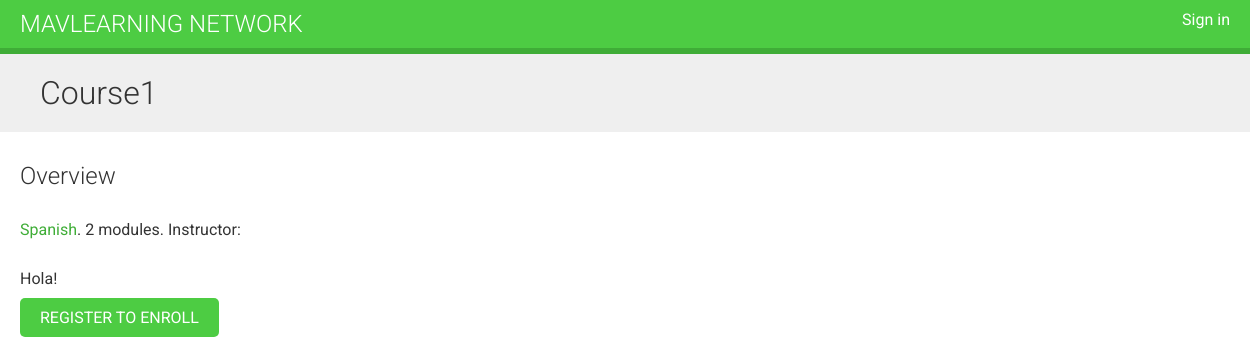
Page /course/course1/ on the committed database.
### courses/models.py (models this page shows, shortened)
class Course(models.Model):
    owner = models.ForeignKey(User, related_name='course_created',
                              on_delete=models.CASCADE)
    subject = models.ForeignKey(Subject, related_name='courses',
                                on_delete=models.CASCADE)
    title = models.CharField(max_length=200)
    slug = models.SlugField(max_length=200, unique=True)
    overview = models.TextField()
    created = models.DateTimeField(auto_now_add=True)
    students = models.ManyToManyField(User, related_name='courses_joined', blank=True)
    class Meta:
        ordering = ['-created']

class Subject(models.Model):
    title = models.CharField(max_length=200)
    slug = models.SlugField(max_length=200, unique=True)
    class Meta:
        ordering = ['title']

### courses/views.py (the view)
# urls.py: path('<slug:slug>/', views.CourseDetailView.as_view(), name='course_detail'),
class CourseDetailView(DetailView):
    model = Course
    template_name = 'courses/course/detail.html'
    def get_context_data(self, **kwargs):
        context = super(CourseDetailView, self).get_context_data(**kwargs)
        context['enroll_form'] = CourseEnrollForm(
                                    initial={'course': self.object})
        return context

### courses/templates/courses/course/detail.html (shortened to what this page needs)
{% extends "base.html" %}
{% block content %}
    {% with subject=course.subject %}
        <h1>
            {{ object.title }}
        </h1>
        <div class="module">
            <h2>Overview</h2>
            <p>
                <a href="{% url "course_list_subject" subject.slug %}">{{ subject.title }}</a>.
                {{ course.modules.count }} modules.
                Instructor: {{ course.owner.get_full_name }}
            </p>
            {{ object.overview|linebreaks }}
            {% if request.user.is_authenticated %}
                <form action="{% url "student_enroll_course" %}" method="post">
                    {{ enroll_form }}
                    {% csrf_token %}
                    <input type="submit" class="button" value="Enroll now">
                </form>
            {% else %}
                <a href="{% url "student_registration" %}" class="button">
                    Register to enroll
                </a>
            {% endif %}
        </div>
    {% endwith %}
{% endblock %}

### courses/static/css/base.css (style rules this page uses)
body { margin:0; font-family:'Roboto', sans-serif; font-weight:400; color:#333; }
a { color:#3fad37; text-decoration:none; }
h1, h2, h3, h4, h5, h6 { font-family:'Roboto', sans-serif; font-weight:300; }
h1 { background:#efefef; width:100%; overflow:auto; padding:20px 0 20px 40px; margin:0; }
.module { padding:10px 20px; float:left; width:600px; }
.module p { margin:10px 0 20px; width:100%; float:left; }
input[type=submit], a.button { border-radius:5px; background:#4dcc43; color:#fff; font-size:16px; text-transform:uppercase; border:none; padding:10px 20px; margin:20px 0; }

### rows in the picture
Course: title "Course1", modules.count "2", overview "Hola!"
Subject: title "Spanish"
